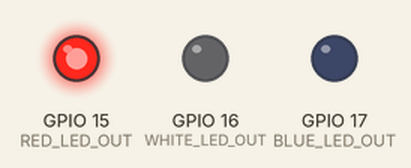
This program was run on a simulated ESP32-S3. Shown: output pins drawn as LEDs (lit = HIGH).

Above: at 0.05 s.
At 0.8 s:
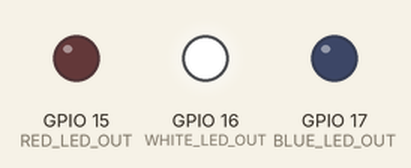
At 1.55 s:
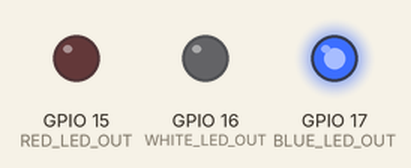
At 3.05 s:
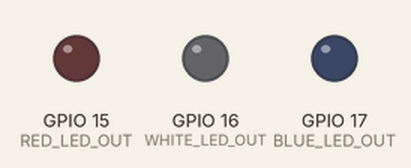
Timing chart, 0 to 4.1 s (numbered marks = the images above):
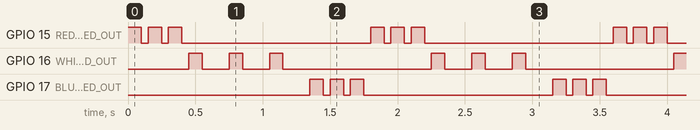

Measured:
- by itself, GPIO 15 (RED_LED_OUT), GPIO 17 (BLUE_LED_OUT): repeats every 1.8 s: 2 × (LOW 0.05 s, HIGH 0.10 s), LOW 1.4 s, HIGH 0.10 s
- by itself, GPIO 16 (WHITE_LED_OUT): repeats every 1.8 s: 2 × (LOW 0.20 s, HIGH 0.10 s), LOW 1.1 s, HIGH 0.10 s

The program:

main.cpp
```cpp
#include <Arduino.h>

constexpr uint8_t RED_LED_OUT = 15;
constexpr uint8_t WHITE_LED_OUT = 16;
constexpr uint8_t BLUE_LED_OUT = 17;
constexpr uint8_t FAST_BLINK = 50;
constexpr uint8_t SLOW_BLINK = 200;

void setup() {
    pinMode(RED_LED_OUT, OUTPUT);
    pinMode(WHITE_LED_OUT, OUTPUT);
    pinMode(BLUE_LED_OUT, OUTPUT);
}

void handleBlinking(uint8_t ledOut, uint8_t endDelay) {
  for(uint8_t i = 0; i < 3; i++) {
    digitalWrite(ledOut, HIGH);
    delay(100);
    digitalWrite(ledOut, LOW);
    delay(endDelay);
  }
}

void loop() {
  handleBlinking(RED_LED_OUT, FAST_BLINK);
  handleBlinking(WHITE_LED_OUT, SLOW_BLINK);
  handleBlinking(BLUE_LED_OUT, FAST_BLINK);
}
```
